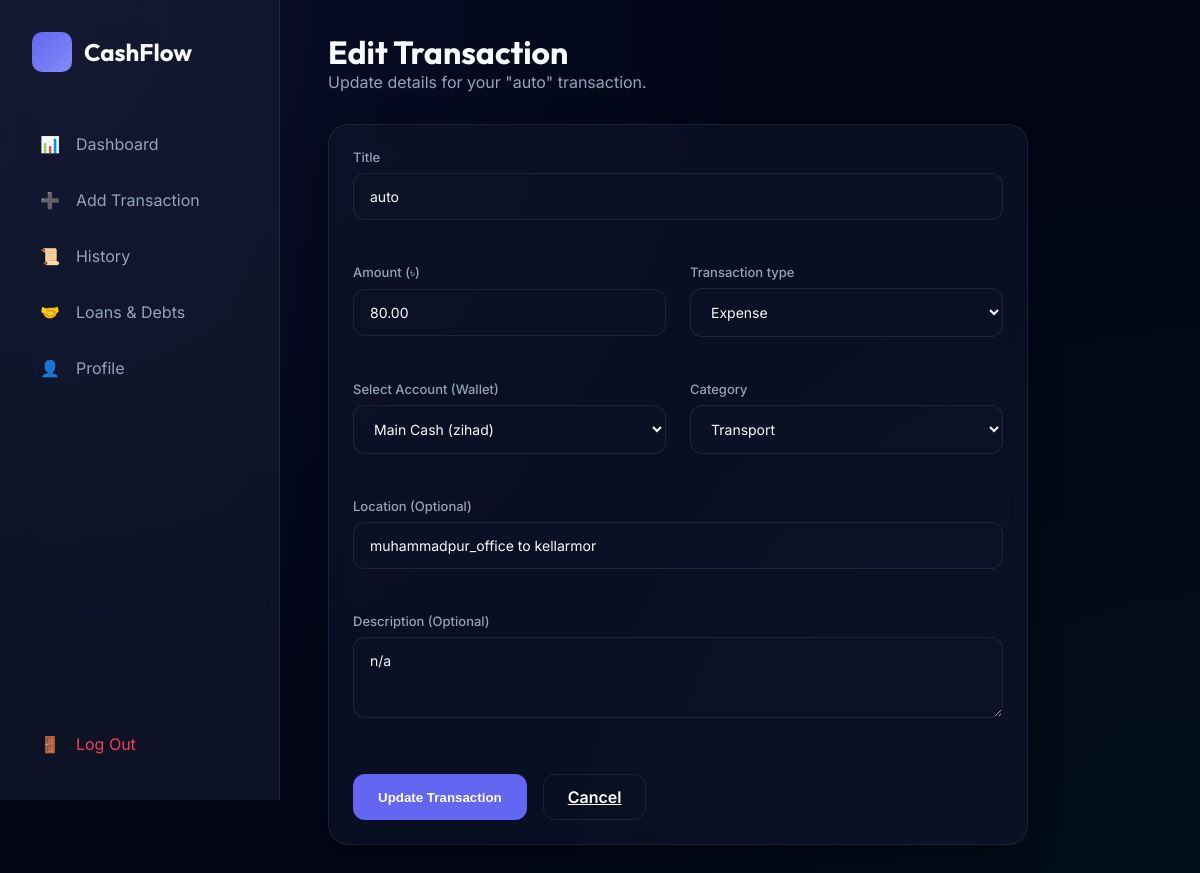
Screenshot of /edit-transaction/3/ (signed in) with the database file from the repository.
### cash/models.py (models this page shows, shortened)
class Transaction(models.Model):
    TRANSACTION_TYPES = (
        ('INCOME', 'Income'),
        ('EXPENSE', 'Expense'),
    )
    CATEGORIES = (
        ('FOOD', 'Food'),
        ('TRANSPORT', 'Transport'),
        ('RENT', 'Rent'),
        ('UTILITIES', 'Utilities'),
        ('SHOPPING', 'Shopping'),
        ('SALARY', 'Salary'),
        ('INVESTMENT', 'Investment'),
        ('HEALTH', 'Health'),
        ('EDUCATION', 'Education'),
        ('ENTERTAINMENT', 'Entertainment'),
        ('OTHER', 'Other'),
    )
    user = models.ForeignKey(User, on_delete=models.CASCADE, related_name='transactions')
    wallet = models.ForeignKey(Wallet, on_delete=models.CASCADE, related_name='transactions', null=True, blank=True)
    title = models.CharField(max_length=255)
    amount = models.DecimalField(max_digits=12, decimal_places=2)
    transaction_type = models.CharField(max_length=10, choices=TRANSACTION_TYPES)
    category = models.CharField(max_length=20, choices=CATEGORIES, default='OTHER')
    description = models.TextField(blank=True, null=True)
    location = models.CharField(max_length=255, blank=True, null=True)
    date = models.DateField(auto_now_add=True)
    time = models.TimeField(auto_now_add=True)
    class Meta:
        ordering = ['-date', '-time']

### cash/views.py (the view)
# urls.py: path('edit-transaction/<int:pk>/', views.edit_transaction, name='edit_transaction'),
@login_required
def edit_transaction(request, pk):
    transaction = Transaction.objects.get(pk=pk, user=request.user)
    if request.method == 'POST':
        form = TransactionForm(request.POST, instance=transaction, user=request.user)
        if form.is_valid():
            form.save()
            messages.success(request, "Transaction updated successfully.")
            return redirect('dashboard')
    else:
        form = TransactionForm(instance=transaction, user=request.user)
    return render(request, 'cash/edit_transaction.html', {'form': form, 'transaction': transaction})

### cash/forms.py
class TransactionForm(forms.ModelForm):
    class Meta:
        model = Transaction
        fields = ['title', 'amount', 'transaction_type', 'category', 'wallet', 'location', 'description']
        widgets = {
            'description': forms.Textarea(attrs={'rows': 3}),
        }
    def __init__(self, *args, **kwargs):
        user = kwargs.pop('user', None)
        super().__init__(*args, **kwargs)
        if user:
            self.fields['wallet'].queryset = user.wallets.all()

### cash/models.py (called while the page is built)
    def __str__(self):
        return f"{self.name} ({self.user.username})"

### cash/templates/cash/edit_transaction.html (shortened to what this page needs)
{% extends 'base.html' %}
{% block content %}
<div class="dashboard-header" style="margin-bottom: 2rem;">
    <h1>Edit Transaction</h1>
    <p style="color: var(--text-muted);">Update details for your "{{ transaction.title }}" transaction.</p>
</div>
<div style="max-width: 700px;">
    <div class="glass-card">
        <form method="POST">
            <div style="margin-bottom: 1.5rem;">
                <label>{{ form.title.label }}</label>
                {{ form.title }}
            </div>
            <div style="display: grid; grid-template-columns: 1fr 1fr; gap: 1.5rem; margin-bottom: 1.5rem;">
                <div>
                    <label>{{ form.amount.label }} (৳)</label>
                    {{ form.amount }}
                </div>
                <div>
                    <label>{{ form.transaction_type.label }}</label>
                    {{ form.transaction_type }}
                </div>
            </div>
            <div style="display: grid; grid-template-columns: 1fr 1fr; gap: 1.5rem; margin-bottom: 1.5rem;">
                <div>
                    <label>Select Account (Wallet)</label>
                    {{ form.wallet }}
                </div>
                <div>
                    <label>{{ form.category.label }}</label>
                    {{ form.category }}
                </div>
            </div>
            <div style="margin-bottom: 1.5rem;">
                <label>{{ form.location.label }} (Optional)</label>
                {{ form.location }}
            </div>
            <div style="margin-bottom: 2rem;">
                <label>{{ form.description.label }} (Optional)</label>
                {{ form.description }}
            </div>
            <div style="display: flex; gap: 1rem;">
                <button type="submit" class="btn btn-primary">Update Transaction</button>
                <a href="{% url 'dashboard' %}" class="btn" style="border: 1px solid var(--border); background: transparent; color: white;">Cancel</a>
            </div>
        </form>
    </div>
</div>
{% endblock %}

### static/css/style.css (style rules this page uses)
:root { --primary: #6366f1; --primary-light: #818cf8; --primary-dark: #4f46e5; --accent: #10b981; --accent-dark: #059669; --danger: #f43f5e; --bg-main: #020617; --bg-card: rgba(15, 23, 42, 0.6); --sidebar-bg: rgba(30, 41, 59, 0.4); --text-main: #f8fafc; --text-muted: #94a3b8; --border: rgba(255, 255, 255, 0.08); --glass-shadow: 0 8px 32px 0 rgba(0, 0, 0, 0.4); }
* { margin: 0; padding: 0; box-sizing: border-box; }
body { background-color: var(--bg-main); background-image: radial-gradient(circle at 0% 0%, rgba(99, 102, 241, 0.1) 0%, transparent 50%), radial-gradient(circle at 100% 100%, rgba(16, 185, 129, 0.05) 0%, transparent 50%); color: var(--text-main); font-family: 'Inter', sans-serif; min-height: 100vh; overflow-x: hidden; }
h1, h2, h3, .logo-text { font-family: 'Outfit', sans-serif; }
.glass-card { background: var(--bg-card); backdrop-filter: blur(12px); border: 1px solid var(--border); border-radius: 1.25rem; padding: 1.5rem; box-shadow: var(--glass-shadow); }
.btn { padding: 0.75rem 1.5rem; border-radius: 0.75rem; font-weight: 600; cursor: pointer; transition: all 0.2s; border: 1px solid transparent; display: inline-flex; align-items: center; gap: 0.5rem; }
.btn-primary { background: var(--primary); color: white; }
input, select, textarea { width: 100%; padding: 0.875rem 1rem; background: rgba(15, 23, 42, 0.4); border: 1px solid var(--border); border-radius: 0.75rem; color: var(--text-main); margin-bottom: 1.25rem; font-size: 0.875rem; transition: all 0.2s; font-family: 'Inter', sans-serif; }
label { display: block; margin-bottom: 0.5rem; color: var(--text-muted); font-size: 0.8125rem; font-weight: 500; }

### rows the page displays
Transaction: title "auto", amount "80.00", transaction_type "Expense", wallet "Main Cash (zihad)", category "Transport", location "muhammadpur_office to kellarmor", description "n/a"
